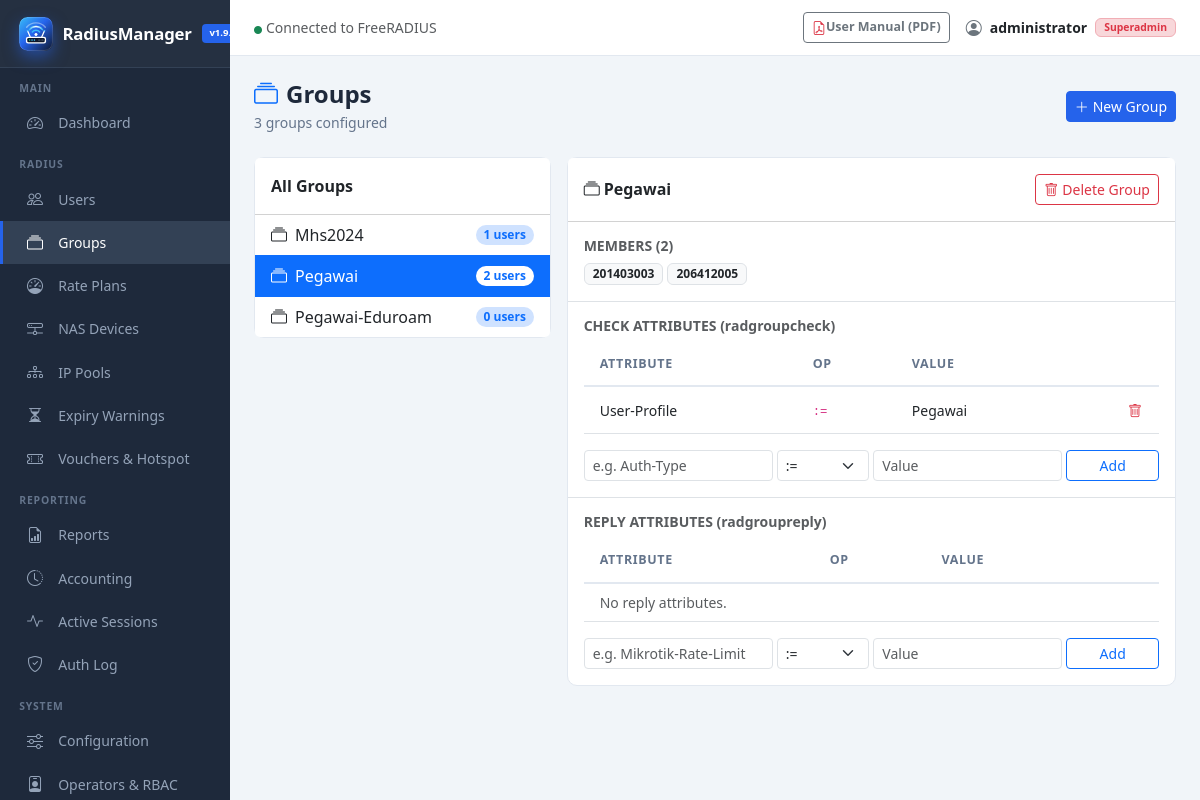
Page /groups.php?view=Pegawai (signed in) on the committed database.
### tables this page shows
CREATE TABLE IF NOT EXISTS `radgroupcheck` (
  `id` int(11) unsigned NOT NULL AUTO_INCREMENT,
  `groupname` varchar(64) NOT NULL DEFAULT '',
  `attribute` varchar(64) NOT NULL DEFAULT '',
  `op` char(2) NOT NULL DEFAULT '==',
  `value` varchar(253) NOT NULL DEFAULT '',
  PRIMARY KEY (`id`),
  KEY `groupname` (`groupname`(32))
);

### includes/functions.php (called while the page is built, shortened)
<?php
function sanitize($input) {
    return htmlspecialchars(strip_tags(trim((string)$input)), ENT_QUOTES, 'UTF-8');
}

### groups.php (the view, shortened to what this page needs)
<?php
$db = getDB();
$groups = $db->query("SELECT g.groupname,
    COUNT(DISTINCT u.username) AS user_count
  FROM (
      SELECT DISTINCT groupname FROM radgroupcheck
      UNION
      SELECT DISTINCT groupname FROM radgroupreply
      UNION
      SELECT DISTINCT groupname FROM radusergroup
  ) g
  LEFT JOIN radusergroup u ON u.groupname = g.groupname
  GROUP BY g.groupname
  ORDER BY g.groupname")->fetchAll();
$viewGroup = trim($_GET['view'] ?? '');
$groupChecks = [];
$groupReplies = [];
$groupUsers = [];
if ($viewGroup) {
    $s = $db->prepare("SELECT * FROM radgroupcheck WHERE groupname=? ORDER BY attribute");
    $s->execute([$viewGroup]);
    $groupChecks = $s->fetchAll();
    $s = $db->prepare("SELECT * FROM radgroupreply WHERE groupname=? ORDER BY attribute");
    $s->execute([$viewGroup]);
    $groupReplies = $s->fetchAll();
    $s = $db->prepare("SELECT username FROM radusergroup WHERE groupname=? ORDER BY username");
    $s->execute([$viewGroup]);
    $groupUsers = $s->fetchAll(PDO::FETCH_COLUMN);
}
include __DIR__ . '/includes/header.php';
?>
<div class="page-header d-flex align-items-center justify-content-between">
    <div>
        <h4><i class="bi bi-collection me-2 text-primary"></i>Groups</h4>
        <p><?= count($groups) ?> groups configured</p>
    </div>
    <button class="btn btn-primary btn-sm" data-bs-toggle="modal" data-bs-target="#addGroupModal">
        <i class="bi bi-plus-lg me-1"></i>New Group
    </button>
</div>
<div class="row g-3">
<div class="col-lg-4">
<div class="card">
    <div class="card-header bg-white fw-semibold py-3">All Groups</div>
    <div class="list-group list-group-flush">
    <?php if (empty($groups)): ?>
    <div class="list-group-item text-muted text-center py-4">No groups found</div>
    <?php else: foreach ($groups as $g):
        $isActive = ($viewGroup === $g['groupname']); ?>
    <a href="groups.php?view=<?= urlencode($g['groupname']) ?>"
       class="list-group-item list-group-item-action d-flex align-items-center justify-content-between py-2 <?= $isActive ? 'active' : '' ?>">
        <span><i class="bi bi-collection me-2"></i><?= sanitize($g['groupname']) ?></span>
        <span class="badge <?= $isActive ? 'bg-white text-primary' : 'bg-primary-subtle text-primary' ?> rounded-pill">
            <?= (int)$g['user_count'] ?> users
        </span>
    </a>
    <?php endforeach; endif; ?>
    </div>
</div>
</div>
<div class="col-lg-8">
<?php if ($viewGroup): ?>
<div class="card mb-3">
    <div class="card-header bg-white py-3 d-flex align-items-center justify-content-between">
        <span class="fw-semibold"><i class="bi bi-collection me-1"></i><?= sanitize($viewGroup) ?></span>
        <form method="POST" class="d-inline">
            <button class="btn btn-sm btn-outline-danger"
                    onclick="return confirm('Delete group <?= htmlspecialchars(addslashes($viewGroup), ENT_QUOTES) ?> and all its attributes?')">
                <i class="bi bi-trash me-1"></i>Delete Group
            </button>
        </form>
    </div>
    <div class="card-body border-bottom">
        <h6 class="fw-semibold small text-muted mb-2">MEMBERS (<?= count($groupUsers) ?>)</h6>
        <?php if (empty($groupUsers)): ?>
        <span class="text-muted small">No users assigned to this group.</span>
        <?php else: ?>
        <div class="d-flex flex-wrap gap-1" style="max-height: 180px; overflow-y: auto;">
            <?php foreach ($groupUsers as $u): ?>
            <a href="user-edit.php?username=<?= urlencode($u) ?>"
               class="badge bg-light text-dark border text-decoration-none py-1 px-2"><?= sanitize($u) ?></a>
            <?php endforeach; ?>
        </div>
        <?php endif; ?>
    </div>
    <div class="card-body border-bottom">
        <h6 class="fw-semibold small text-muted mb-2">CHECK ATTRIBUTES (radgroupcheck)</h6>
        <div class="table-responsive">
        <table class="table table-sm mb-2">
            <thead><tr><th>Attribute</th><th>Op</th><th>Value</th><th></th></tr></thead>
            <tbody>
            <?php if (empty($groupChecks)): ?>
            <tr><td colspan="4" class="text-muted small py-2">No check attributes.</td></tr>
            <?php else: foreach ($groupChecks as $a): ?>
            <tr>
                <td><?= sanitize($a['attribute']) ?></td>
                <td><code><?= sanitize($a['op']) ?></code></td>
                <td><?= sanitize($a['value']) ?></td>
                <td class="text-end">
                    <form method="POST" class="d-inline">
                        <button class="btn btn-link btn-sm p-0 text-danger" onclick="return confirm('Delete attribute?')">
                            <i class="bi bi-trash"></i>
                        </button>
                    </form>
                </td>
            </tr>
            <?php endforeach; endif; ?>
            </tbody>
        </table>
        </div>
        <form method="POST" class="row g-1 mt-1">
            <div class="col-4"><input type="text" name="attribute" class="form-control form-control-sm" placeholder="e.g. Auth-Type" required></div>
            <div class="col-2">
                <select name="op" class="form-select form-select-sm">
                    <?php foreach ([':=','==','!=','>=','<=','>','<','=~','!~'] as $op): ?>
                    <option><?= $op ?></option>
                    <?php endforeach; ?>
                </select>
            </div>
            <div class="col-4"><input type="text" name="value" class="form-control form-control-sm" placeholder="Value" required></div>
            <div class="col-2"><button class="btn btn-sm btn-outline-primary w-100">Add</button></div>
        </form>
    </div>
    <div class="card-body">
        <h6 class="fw-semibold small text-muted mb-2">REPLY ATTRIBUTES (radgroupreply)</h6>
        <div class="table-responsive">
        <table class="table table-sm mb-2">
            <thead><tr><th>Attribute</th><th>Op</th><th>Value</th><th></th></tr></thead>
            <tbody>
            <?php if (empty($groupReplies)): ?>
            <tr><td colspan="4" class="text-muted small py-2">No reply attributes.</td></tr>
            <?php else: foreach ($groupReplies as $a): ?>
            <tr>
                <td><?= sanitize($a['attribute']) ?></td>
                <td><code><?= sanitize($a['op']) ?></code></td>
                <td><?= sanitize($a['value']) ?></td>
                <td class="text-end">
                    <form method="POST" class="d-inline">
                        <?= csrfField() ?>
                        <input type="hidden" name="action" value="delete_attr">
                        <input type="hidden" name="table" value="reply">
                        <input type="hidden" name="attr_id" value="<?= (int)$a['id'] ?>">
                        <input type="hidden" name="groupname" value="<?= htmlspecialchars($viewGroup) ?>">
                        <button class="btn btn-link btn-sm p-0 text-danger" onclick="return confirm('Delete attribute?')">
                            <i class="bi bi-trash"></i>
                        </button>
                    </form>
                </td>
            </tr>
            <?php endforeach; endif; ?>
            </tbody>
        </table>
        </div>
        <form method="POST" class="row g-1 mt-1">
            <div class="col-4"><input type="text" name="attribute" class="form-control form-control-sm" placeholder="e.g. Mikrotik-Rate-Limit" required></div>
            <div class="col-2">
                <select name="op" class="form-select form-select-sm">
                    <?php foreach ([':=','=','+='] as $op): ?>
                    <option><?= $op ?></option>
                    <?php endforeach; ?>
                </select>
            </div>
            <div class="col-4"><input type="text" name="value" class="form-control form-control-sm" placeholder="Value" required></div>
            <div class="col-2"><button class="btn btn-sm btn-outline-primary w-100">Add</button></div>
        </form>
    </div>
</div>
<?php endif; ?>
</div>
</div>
<?php include __DIR__ . '/includes/footer.php'; ?>

### includes/header.php (style rules this page uses)
:root { --sidebar-w: 230px; --primary: #2563eb; --primary-dark: #1d4ed8; --sidebar-bg: #1e293b; --sidebar-hover: #334155; --sidebar-active: #2563eb; --topbar-h: 56px; }
body { background: #f1f5f9; font-family: 'Segoe UI', sans-serif; }
html { scroll-behavior: smooth; }
* { scrollbar-width: thin; scrollbar-color: #cbd5e1 transparent; }
.card { border: 1px solid #e2e8f0; border-radius: 10px; }
.table th { font-size: .78rem; text-transform: uppercase; letter-spacing: .05em; color: #64748b; font-weight: 600; border-bottom: 2px solid #e2e8f0; padding: .75rem 1rem; }
.table td { padding: .7rem 1rem; vertical-align: middle; font-size: .875rem; }
.btn-primary { background: var(--primary); border-color: var(--primary); }
.page-header { margin-bottom: 1.5rem; }
.page-header h4 { font-weight: 700; color: #1e293b; margin: 0; }
.page-header p { color: #64748b; font-size: .875rem; margin: .2rem 0 0; }

### rows in the picture
radgroupcheck: attribute "User-Profile", op ":=", value "Pegawai"

### other values in the picture
APP_NAME "RadiusManager"
$_SESSION['admin_name'] "administrator"
getAdminRole() "Superadmin"
count($groups) "3"
$g['groupname'] "Mhs2024"
$g['user_count'] "1"
$g['groupname'] "Pegawai"
$g['user_count'] "2"
$g['groupname'] "Pegawai-Eduroam"
$g['user_count'] "0"
$viewGroup "Pegawai"
count($groupUsers) "2"
$u "201403003"
$u "206412005"
form field op ":="
